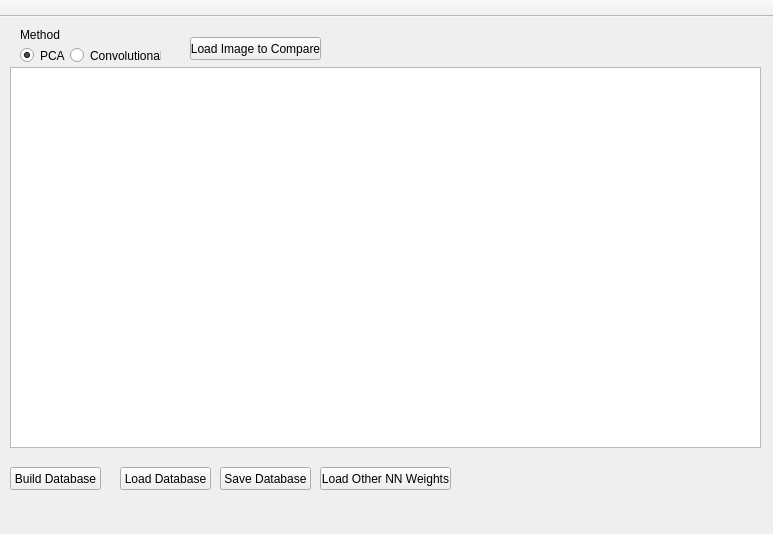
<?xml version="1.0" encoding="UTF-8"?>
<ui version="4.0">
 <class>MainWindow</class>
 <widget class="QMainWindow" name="MainWindow">
  <property name="geometry">
   <rect>
    <x>0</x>
    <y>0</y>
    <width>773</width>
    <height>534</height>
   </rect>
  </property>
  <property name="windowTitle">
   <string>MainWindow</string>
  </property>
  <widget class="QWidget" name="centralWidget">
   <widget class="QTableView" name="tableView">
    <property name="geometry">
     <rect>
      <x>10</x>
      <y>50</y>
      <width>751</width>
      <height>381</height>
     </rect>
    </property>
   </widget>
   <widget class="QRadioButton" name="radioButton_PCA">
    <property name="geometry">
     <rect>
      <x>20</x>
      <y>30</y>
      <width>82</width>
      <height>17</height>
     </rect>
    </property>
    <property name="text">
     <string>PCA</string>
    </property>
    <property name="checked">
     <bool>true</bool>
    </property>
   </widget>
   <widget class="QRadioButton" name="radioButton_CONV">
    <property name="geometry">
     <rect>
      <x>70</x>
      <y>30</y>
      <width>91</width>
      <height>17</height>
     </rect>
    </property>
    <property name="text">
     <string>Convolutional</string>
    </property>
   </widget>
   <widget class="QPushButton" name="pushButton_build">
    <property name="geometry">
     <rect>
      <x>10</x>
      <y>450</y>
      <width>91</width>
      <height>23</height>
     </rect>
    </property>
    <property name="text">
     <string>Build Database</string>
    </property>
   </widget>
   <widget class="QLabel" name="label">
    <property name="geometry">
     <rect>
      <x>20</x>
      <y>10</y>
      <width>41</width>
      <height>16</height>
     </rect>
    </property>
    <property name="text">
     <string>Method:</string>
    </property>
   </widget>
   <widget class="QPushButton" name="pushButton_ldDB">
    <property name="geometry">
     <rect>
      <x>120</x>
      <y>450</y>
      <width>91</width>
      <height>23</height>
     </rect>
    </property>
    <property name="text">
     <string>Load Database</string>
    </property>
   </widget>
   <widget class="QPushButton" name="pushButton_ldIMG">
    <property name="geometry">
     <rect>
      <x>190</x>
      <y>20</y>
      <width>131</width>
      <height>23</height>
     </rect>
    </property>
    <property name="text">
     <string>Load Image to Compare</string>
    </property>
   </widget>
   <widget class="QPushButton" name="pushButton_ldWTH">
    <property name="geometry">
     <rect>
      <x>320</x>
      <y>450</y>
      <width>131</width>
      <height>23</height>
     </rect>
    </property>
    <property name="text">
     <string>Load Other NN Weights</string>
    </property>
   </widget>
   <widget class="QPushButton" name="pushButton_saveDB">
    <property name="geometry">
     <rect>
      <x>220</x>
      <y>450</y>
      <width>91</width>
      <height>23</height>
     </rect>
    </property>
    <property name="text">
     <string>Save Database</string>
    </property>
   </widget>
   <widget class="QPushButton" name="pushButton_search">
    <property name="geometry">
     <rect>
      <x>1000</x>
      <y>500</y>
      <width>75</width>
      <height>23</height>
     </rect>
    </property>
    <property name="text">
     <string>Search!</string>
    </property>
   </widget>
   <widget class="QSpinBox" name="spinBox">
    <property name="geometry">
     <rect>
      <x>920</x>
      <y>500</y>
      <width>42</width>
      <height>22</height>
     </rect>
    </property>
    <property name="maximum">
     <number>9999</number>
    </property>
    <property name="displayIntegerBase">
     <number>10</number>
    </property>
   </widget>
   <widget class="QLabel" name="label_2">
    <property name="geometry">
     <rect>
      <x>840</x>
      <y>500</y>
      <width>71</width>
      <height>21</height>
     </rect>
    </property>
    <property name="text">
     <string>Max Distance:</string>
    </property>
   </widget>
  </widget>
  <widget class="QMenuBar" name="menuBar">
   <property name="geometry">
    <rect>
     <x>0</x>
     <y>0</y>
     <width>773</width>
     <height>21</height>
    </rect>
   </property>
  </widget>
  <widget class="QToolBar" name="mainToolBar">
   <property name="movable">
    <bool>false</bool>
   </property>
   <property name="floatable">
    <bool>false</bool>
   </property>
   <attribute name="toolBarArea">
    <enum>TopToolBarArea</enum>
   </attribute>
   <attribute name="toolBarBreak">
    <bool>false</bool>
   </attribute>
  </widget>
  <widget class="QStatusBar" name="statusBar">
   <property name="enabled">
    <bool>true</bool>
   </property>
   <property name="sizeGripEnabled">
    <bool>false</bool>
   </property>
  </widget>
 </widget>
 <layoutdefault spacing="6" margin="11"/>
 <resources/>
 <connections/>
</ui>
